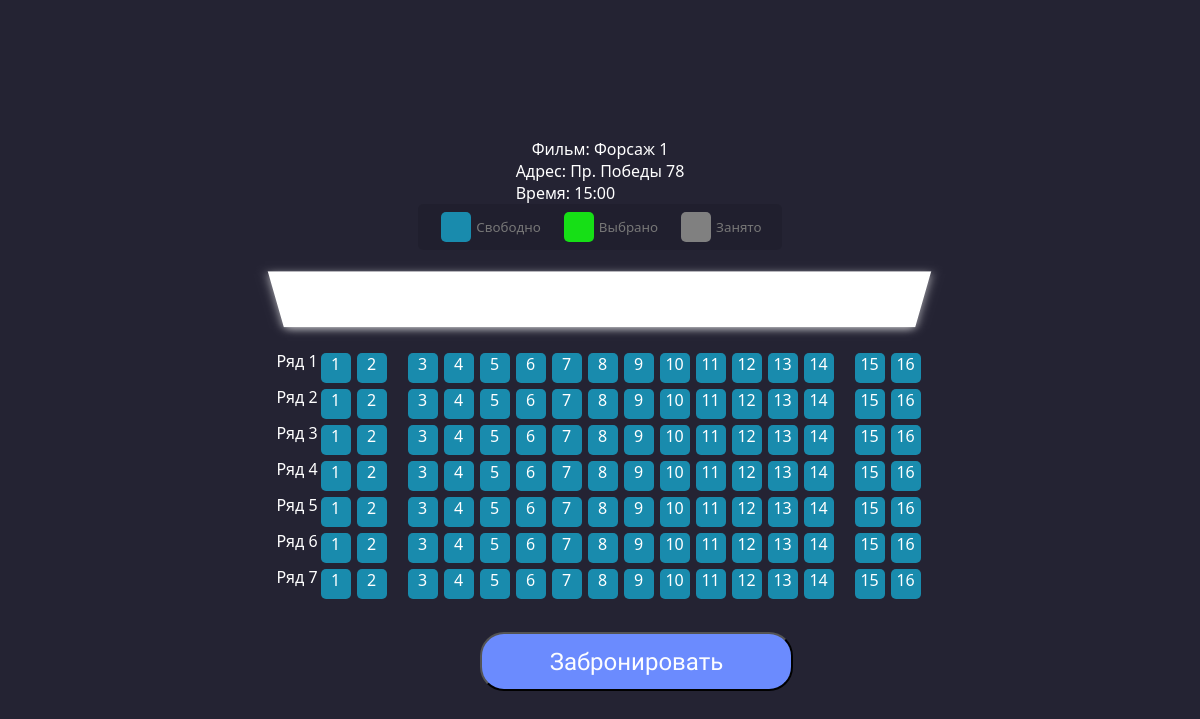
Page /page/mesta.php?id_seansa=4 on the committed database.
### tables this page shows
CREATE TABLE `name_film` (
  `id` int(11) NOT NULL,
  `name` text NOT NULL
);

CREATE TABLE `adresa` (
  `id` int(11) NOT NULL,
  `name` text NOT NULL
);

CREATE TABLE `raspisanie` (
  `id` int(11) NOT NULL,
  `id_filma` int(11) NOT NULL,
  `id_adressa` int(11) NOT NULL,
  `time` text NOT NULL
);

### page/mesta.php (the view, shortened to what this page needs)
<!DOCTYPE html>
<html lang="ru">
<head>
  <link rel="stylesheet" href="../css/mesta.css">
</head>
<body>
<?
include_once '../db_settings.php';
$id_seansa = $_GET['id_seansa'];
$sql = "SELECT *,raspisanie.id'seans_id',name_film.name'film_name',adresa.name'adres_name' FROM name_film
    LEFT JOIN opisaniefilma ON name_film.id=opisaniefilma.id_filma
    LEFT JOIN raspisanie ON name_film.id = raspisanie.id_filma
    LEFT JOIN adresa ON raspisanie.id_adressa=adresa.id
    WHERE raspisanie.id = $id_seansa
    ORDER BY name_film.id, raspisanie.id_adressa,raspisanie.time";
if($result = mysqli_query($conn, $sql)){
    foreach($result as $row){
        echo "Фильм: ". $row["film_name"]."</br>";
        ?>  <div></div>
        <?
        echo "Адрес: ". $row["adres_name"]."</br>";
        echo "Время: ". $row["time"]."</br>";
    }
}
?>
<ul class="showcase">
    <li>
      <div class="seat"></div>
      <small>Свободно</small>
    </li>
    <li>
      <div class="seat selected"></div>
      <small>Выбрано</small>
    </li>
    <li>
      <div class="seat occupied"></div>
      <small>Занято</small>
    </li>
  </ul>
  <div class="container">
    <div class="screen"></div>
    <div class="row">
        <p>Ряд 1</p>
      <a class="col col-lg-1 place mx-auto unbooked seat" id="A1">1</a>
      <a class="col col-lg-1 place mx-auto unbooked seat" id="A2">2</a>
      <a class="col col-lg-1 place mx-auto unbooked seat" id="A3">3</a>
      <a class="col col-lg-1 place mx-auto unbooked seat" id="A4">4</a>
      <a class="col col-lg-1 place mx-auto unbooked seat" id="A5">5</a>
      <a class="col col-lg-1 place mx-auto unbooked seat" id="A6">6</a>
      <a class="col col-lg-1 place mx-auto unbooked seat" id="A7">7</a>
      <a class="col col-lg-1 place mx-auto unbooked seat" id="A8">8</a>
      <a class="col col-lg-1 place mx-auto unbooked seat" id="A9">9</a>
      <a class="col col-lg-1 place mx-auto unbooked seat" id="A10">10</a>
      <a class="col col-lg-1 place mx-auto unbooked seat" id="A11">11</a>
      <a class="col col-lg-1 place mx-auto unbooked seat" id="A12">12</a>
      <a class="col col-lg-1 place mx-auto unbooked seat" id="A13">13</a>
      <a class="col col-lg-1 place mx-auto unbooked seat" id="A14">14</a>
      <a class="col col-lg-1 place mx-auto unbooked seat" id="A15">15</a>
      <a class="col col-lg-1 place mx-auto unbooked seat" id="A16">16</a>
    </div>
    <div class="row">
    <p>Ряд 2</p>
      <a class="col col-lg-1 place mx-auto unbooked seat" id="B1">1</a>
      <a class="col col-lg-1 place mx-auto unbooked seat" id="B2">2</a>
      <a class="col col-lg-1 place mx-auto unbooked seat" id="B3">3</a>
      <a class="col col-lg-1 place mx-auto unbooked seat" id="B4">4</a>
      <a class="col col-lg-1 place mx-auto unbooked seat" id="B5">5</a>
      <a class="col col-lg-1 place mx-auto unbooked seat" id="B6">6</a>
      <a class="col col-lg-1 place mx-auto unbooked seat" id="B7">7</a>
      <a class="col col-lg-1 place mx-auto unbooked seat" id="B8">8</a>
      <a class="col col-lg-1 place mx-auto unbooked seat" id="B9">9</a>
      <a class="col col-lg-1 place mx-auto unbooked seat" id="B10">10</a>
      <a class="col col-lg-1 place mx-auto unbooked seat" id="B11">11</a>
      <a class="col col-lg-1 place mx-auto unbooked seat" id="B12">12</a>
      <a class="col col-lg-1 place mx-auto unbooked seat" id="B13">13</a>
      <a class="col col-lg-1 place mx-auto unbooked seat" id="B14">14</a>
      <a class="col col-lg-1 place mx-auto unbooked seat" id="B15">15</a>
      <a class="col col-lg-1 place mx-auto unbooked seat" id="B16">16</a>
    </div>
    <div class="row">
    <p>Ряд 3</p>
      <a class="col col-lg-1 place mx-auto unbooked seat" id="C1">1</a>
      <a class="col col-lg-1 place mx-auto unbooked seat" id="C2">2</a>
      <a class="col col-lg-1 place mx-auto unbooked seat" id="C3">3</a>
      <a class="col col-lg-1 place mx-auto unbooked seat" id="C4">4</a>
      <a class="col col-lg-1 place mx-auto unbooked seat" id="C5">5</a>
      <a class="col col-lg-1 place mx-auto unbooked seat" id="C6">6</a>
      <a class="col col-lg-1 place mx-auto unbooked seat" id="C7">7</a>
      <a class="col col-lg-1 place mx-auto unbooked seat" id="C8">8</a>
      <a class="col col-lg-1 place mx-auto unbooked seat" id="C9">9</a>
      <a class="col col-lg-1 place mx-auto unbooked seat" id="C10">10</a>
      <a class="col col-lg-1 place mx-auto unbooked seat" id="C11">11</a>
      <a class="col col-lg-1 place mx-auto unbooked seat" id="C12">12</a>
      <a class="col col-lg-1 place mx-auto unbooked seat" id="C13">13</a>
      <a class="col col-lg-1 place mx-auto unbooked seat" id="C14">14</a>
      <a class="col col-lg-1 place mx-auto unbooked seat" id="C15">15</a>
      <a class="col col-lg-1 place mx-auto unbooked seat" id="C16">16</a>
    </div>
    <div class="row">
    <p>Ряд 4</p>
      <a class="col col-lg-1 place mx-auto unbooked seat" id="D1">1</a>
      <a class="col col-lg-1 place mx-auto unbooked seat" id="D2">2</a>
      <a class="col col-lg-1 place mx-auto unbooked seat" id="D3">3</a>
      <a class="col col-lg-1 place mx-auto unbooked seat" id="D4">4</a>
      <a class="col col-lg-1 place mx-auto unbooked seat" id="D5">5</a>
      <a class="col col-lg-1 place mx-auto unbooked seat" id="D6">6</a>
      <a class="col col-lg-1 place mx-auto unbooked seat" id="D7">7</a>
      <a class="col col-lg-1 place mx-auto unbooked seat" id="D8">8</a>
      <a class="col col-lg-1 place mx-auto unbooked seat" id="D9">9</a>
      <a class="col col-lg-1 place mx-auto unbooked seat" id="D10">10</a>
      <a class="col col-lg-1 place mx-auto unbooked seat" id="D11">11</a>
      <a class="col col-lg-1 place mx-auto unbooked seat" id="D12">12</a>
      <a class="col col-lg-1 place mx-auto unbooked seat" id="D13">13</a>
      <a class="col col-lg-1 place mx-auto unbooked seat" id="D14">14</a>
      <a class="col col-lg-1 place mx-auto unbooked seat" id="D15">15</a>
      <a class="col col-lg-1 place mx-auto unbooked seat" id="D16">16</a>
    </div>
    <div class="row">
    <p>Ряд 5</p>
      <a class="col col-lg-1 place mx-auto unbooked seat" id="I1">1</a>
      <a class="col col-lg-1 place mx-auto unbooked seat" id="I2">2</a>
      <a class="col col-lg-1 place mx-auto unbooked seat" id="I3">3</a>
      <a class="col col-lg-1 place mx-auto unbooked seat" id="I4">4</a>
      <a class="col col-lg-1 place mx-auto unbooked seat" id="I5">5</a>
      <a class="col col-lg-1 place mx-auto unbooked seat" id="I6">6</a>
      <a class="col col-lg-1 place mx-auto unbooked seat" id="I7">7</a>
      <a class="col col-lg-1 place mx-auto unbooked seat" id="I8">8</a>
      <a class="col col-lg-1 place mx-auto unbooked seat" id="I9">9</a>
      <a class="col col-lg-1 place mx-auto unbooked seat" id="I10">10</a>
      <a class="col col-lg-1 place mx-auto unbooked seat" id="I11">11</a>
      <a class="col col-lg-1 place mx-auto unbooked seat" id="I12">12</a>
      <a class="col col-lg-1 place mx-auto unbooked seat" id="I13">13</a>
      <a class="col col-lg-1 place mx-auto unbooked seat" id="I14">14</a>
      <a class="col col-lg-1 place mx-auto unbooked seat" id="I15">15</a>
      <a class="col col-lg-1 place mx-auto unbooked seat" id="I16">16</a>
    </div>
    <div class="row">
    <p>Ряд 6</p>
      <a class="col col-lg-1 place mx-auto unbooked seat" id="F1">1</a>
      <a class="col col-lg-1 place mx-auto unbooked seat" id="F2">2</a>
      <a class="col col-lg-1 place mx-auto unbooked seat" id="F3">3</a>
      <a class="col col-lg-1 place mx-auto unbooked seat" id="F4">4</a>
      <a class="col col-lg-1 place mx-auto unbooked seat" id="F5">5</a>
      <a class="col col-lg-1 place mx-auto unbooked seat" id="F6">6</a>
      <a class="col col-lg-1 place mx-auto unbooked seat" id="F7">7</a>
      <a class="col col-lg-1 place mx-auto unbooked seat" id="F8">8</a>
      <a class="col col-lg-1 place mx-auto unbooked seat" id="F9">9</a>
      <a class="col col-lg-1 place mx-auto unbooked seat" id="F10">10</a>
      <a class="col col-lg-1 place mx-auto unbooked seat" id="F11">11</a>
      <a class="col col-lg-1 place mx-auto unbooked seat" id="F12">12</a>
      <a class="col col-lg-1 place mx-auto unbooked seat" id="F13">13</a>
      <a class="col col-lg-1 place mx-auto unbooked seat" id="F14">14</a>
      <a class="col col-lg-1 place mx-auto unbooked seat" id="F15">15</a>
      <a class="col col-lg-1 place mx-auto unbooked seat" id="F16">16</a>
    </div>
    <div class="row">
    <p>Ряд 7</p>
      <a class="col col-lg-1 place mx-auto unbooked seat" id="G1">1</a>
      <a class="col col-lg-1 place mx-auto unbooked seat" id="G2">2</a>
      <a class="col col-lg-1 place mx-auto unbooked seat" id="G3">3</a>
      <a class="col col-lg-1 place mx-auto unbooked seat" id="G4">4</a>
      <a class="col col-lg-1 place mx-auto unbooked seat" id="G5">5</a>
      <a class="col col-lg-1 place mx-auto unbooked seat" id="G6">6</a>
      <a class="col col-lg-1 place mx-auto unbooked seat" id="G7">7</a>
      <a class="col col-lg-1 place mx-auto unbooked seat" id="G8">8</a>
      <a class="col col-lg-1 place mx-auto unbooked seat" id="G9">9</a>
      <a class="col col-lg-1 place mx-auto unbooked seat" id="G10">10</a>
      <a class="col col-lg-1 place mx-auto unbooked seat" id="G11">11</a>
      <a class="col col-lg-1 place mx-auto unbooked seat" id="G12">12</a>
      <a class="col col-lg-1 place mx-auto unbooked seat" id="G13">13</a>
      <a class="col col-lg-1 place mx-auto unbooked seat" id="G14">14</a>
      <a class="col col-lg-1 place mx-auto unbooked seat" id="G15">15</a>
      <a class="col col-lg-1 place mx-auto unbooked seat" id="G16">16</a>
    </div>
  </div>
  <div class="container order d-grid gap-2 mx-auto">
    <button class="btn btn-secondary mx-auto" type="button" value="Забронировать" id="submit" style="
    position: absolute; font-family: 'Jura'; font-style: normal; font-weight: 400; font-size: 24px; line-height: 28px; color: rgba(255, 255, 255, 0.98); width: 313px; height: 59px; background: #6B8BFE; border-radius: 24px; text-align: center;">
    Забронировать</button>
  </div>
</body>
</html>

### css/mesta.css (style rules this page uses)
* { margin: 0; padding: 0; box-sizing: border-box; }
body { font-family: "Segoe UI", Tahoma, Geneva, Verdana, sans-serif; background-color: #242333; color: white; display: flex; flex-direction: column; align-items: center; justify-content: center; min-height: 100vh; }
.order, .result { float: right; width: 20%; }
.seat { background-color: #198bad; height: 30px; width: 30px; margin: 3px; border-radius: 5px; }
.seat.selected { background-color: #16df16; }
.seat.occupied { background-color: grey; }
.seat:nth-of-type(2) { margin-right: 18px; }
.seat:nth-last-of-type(2) { margin-left: 18px; }
.showcase { background-color: rgba(0, 0, 0, 0.1); padding: 5px 10px; border-radius: 5px; color: #777; list-style: none; display: flex; justify-content: space-between; }
.showcase li { display: flex; align-items: center; justify-content: center; margin: 0 10px; }
.showcase li small { margin-left: 2px; }
.row { display: flex; }
.row a { text-align: center; }
.screen { background-color: #fff; height: 70px; width: 100%; margin: 15px 0; transform: rotateX(-45deg); box-shadow: 0 3px 10px rgba(255, 255, 255, 0.7); }
.container { perspective: 1000px; margin-bottom: 30px; }

### rows in the picture
name_film: name "Форсаж 1", adresa.name "Пр. Победы 78", raspisanie.time "15:00"
